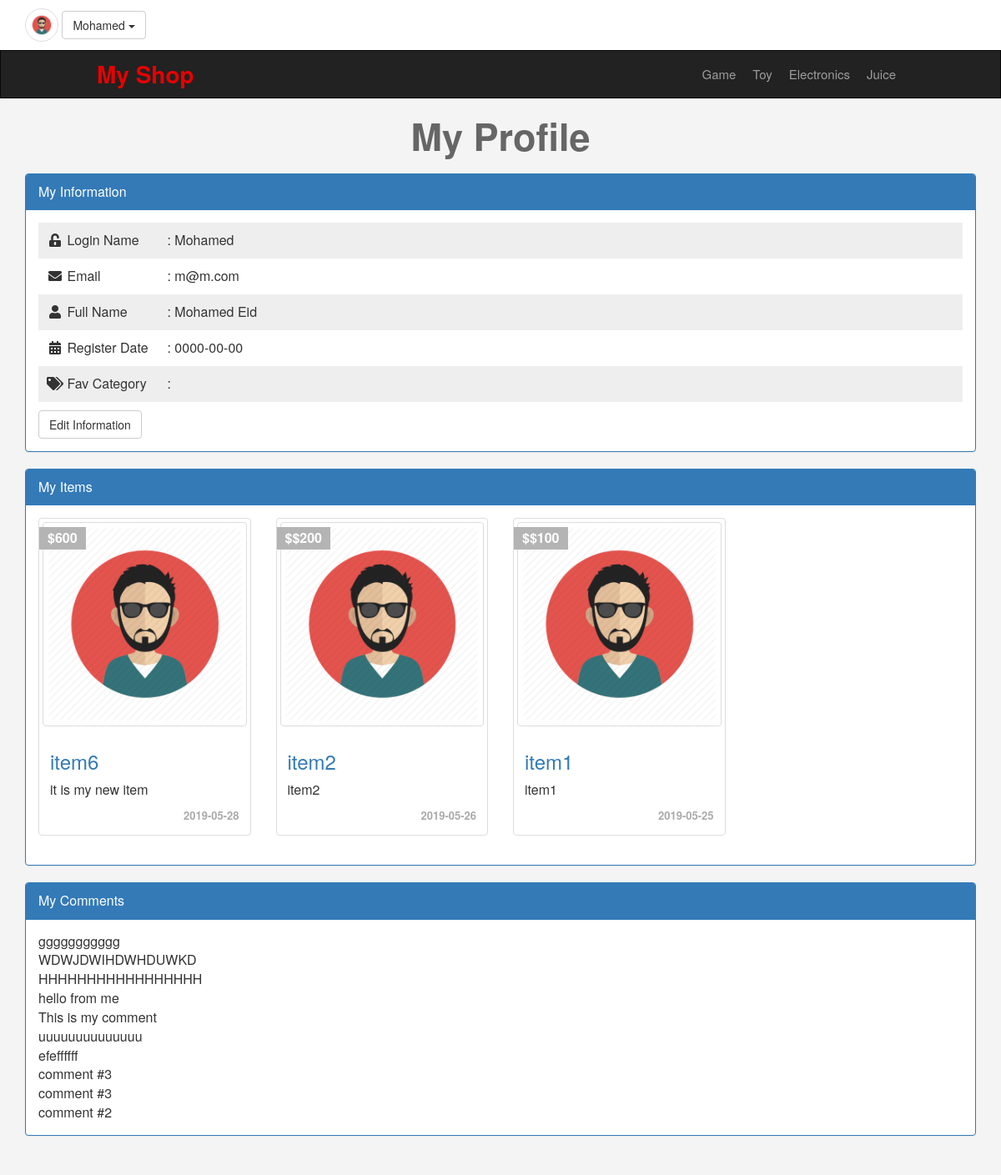
Page /profile.php (signed in) on the committed database.
### tables this page shows
CREATE TABLE `categories` (
  `id` int(11) NOT NULL,
  `name` varchar(255) NOT NULL,
  `description` text NOT NULL,
  `parent` int(11) NOT NULL,
  `ordering` int(11) NOT NULL,
  `visibility` tinyint(4) NOT NULL DEFAULT '0',
  `allowComments` tinyint(4) NOT NULL DEFAULT '0',
  `allowAds` tinyint(4) NOT NULL DEFAULT '0'
);

CREATE TABLE `users` (
  `id` int(11) NOT NULL COMMENT 'To identify user',
  `username` varchar(50) NOT NULL COMMENT 'Username to login',
  `password` varchar(255) NOT NULL COMMENT 'Password to login',
  `email` varchar(50) NOT NULL,
  `fullName` varchar(50) NOT NULL,
  `group_id` int(11) NOT NULL DEFAULT '0' COMMENT 'Define user group',
  `trustStatus` int(11) NOT NULL DEFAULT '0' COMMENT 'Selle rank',
  `regStatus` int(11) NOT NULL DEFAULT '0' COMMENT 'To approve user',
  `date` date NOT NULL
);

CREATE TABLE `items` (
  `id` int(11) NOT NULL,
  `name` varchar(255) NOT NULL,
  `description` text NOT NULL,
  `price` varchar(255) NOT NULL,
  `addDate` date NOT NULL,
  `countryMade` varchar(255) NOT NULL,
  `image` varchar(255) NOT NULL,
  `status` varchar(255) NOT NULL,
  `rating` smallint(6) NOT NULL,
  `cat_id` int(11) NOT NULL,
  `mbr_id` int(11) NOT NULL,
  `approve` tinyint(4) NOT NULL DEFAULT '0'
);

CREATE TABLE `comments` (
  `id` int(11) NOT NULL,
  `comment` text NOT NULL,
  `status` tinyint(4) NOT NULL,
  `commentDate` date NOT NULL,
  `item_id` int(11) NOT NULL,
  `user_id` int(11) NOT NULL
);

### init.php (called while the page is built, shortened)
<?php
    include "admin/connect.php";
    $sessionUser = "";
    if(isset($_SESSION['user'])) $sessionUser = $_SESSION['user'];
    $tpl = 'includes/templates/';
    $css = 'layout/css/';
    $func = 'includes/functions/';
    include $func."functions.php";
    include $tpl."_header.php";

### includes/functions/functions.php (called while the page is built, shortened)
<?php
    function getAll($field, $table, $where = null, $orderField = "id", $ordering = "DESC"){
        global $con;
        $rows = array();
        if($orderField == "") $orderField = "id";
        $query="select $field from $table $where ORDER BY $orderField $ordering";
        $res = $con->query($query);
        while($row = $res->fetch_assoc())
            $rows[] = $row;
        return $rows;
    }

### profile.php (the view, shortened to what this page needs)
<?php
include "init.php";
if(isset($_SESSION['user'])) {
    $query="select * from users where username = '$sessionUser'";
    $res = $con->query($query);
    $row = $res->fetch_assoc();
    ?>
    <h1 class="text-center">My Profile</h1>
    <div class="information block">
        <div class="container">
            <div class="panel panel-primary">
                <div class="panel-heading">My Information</div>
                <div class="panel-body">
                    <ul class="list-unstyled">
                        <li>
                            <i class="fa fa-unlock-alt fa-fw"></i>
                            <span>Login Name</span>: <?php echo $row['username'];?>
                        </li>
                        <li>
                            <i class="fa fa-envelope fa-fw"></i>
                            <span>Email</span>: <?php echo $row['email'];?>
                        </li>
                        <li>
                            <i class="fa fa-user fa-fw"></i>
                            <span>Full Name</span>: <?php echo $row['fullName'];?>
                        </li>
                        <li>
                            <i class="fa fa-calendar-alt fa-fw"></i>
                            <span>Register Date</span>: <?php echo $row['date'];?>
                            </li>
                        <li>
                            <i class="fa fa-tags fa-fw"></i>
                            <span>Fav Category</span>:
                        </li>
                    </ul>
                    <a class="btn btn-default">Edit Information</a>
                </div>
            </div>
        </div>
    </div>
    <div id="my-items" class="my--ads block">
        <div class="container">
            <div class="panel panel-primary">
                <div class="panel-heading">My Items</div>
                <div class="panel-body">
                        <?php
                        $items = getAll("*", "items", "where mbr_id = {$row['id']}");
                        if(!empty($items)){
                            echo "<div class='row'>";
                            foreach ($items as $item) { ?>
                                <div class="col-sm-6 col-md-3">
                                    <div class="thumbnail item-box">
                                        <span class="price-tag">$<?php echo $item['price']; ?></span>
                                        <img class="img-responsive img-thumbnail" src="img.png">
                                        <div class="caption">
                                            <h3><a href="items.php?id=<?php echo $item['id'];?> "> <?php echo $item['name']; ?></a></h3>
                                            <p><?php echo $item['description']; ?></p>
                                            <div class="date"><?php echo $item['addDate']; ?></div>
                                        </div>
                                    </div>
                                </div>
                                <?php
                            }
                            echo "</div>";
                        }
                        else echo "There're no Ads - <a href='newad.php'>New Ad</a>";
                        ?>
                    </div>
                </div>
            </div>
        </div>
    <div class="my-comments block">
        <div class="container">
            <div class="panel panel-primary">
                <div class="panel-heading">My Comments</div>
                <div class="panel-body">
                    <?php
                        $comments = getAll("comment", "comments", "where user_id = {$row['id']}");
                        if(!empty($comments)){
                            foreach ($comments as $comment){
                                echo $comment['comment']."<br>";
                            }
                        }
                        else echo "There're no comments";
                    ?>
                </div>
            </div>
        </div>
    </div>
    <?php
}
else{
    header("location:login.php");
}
include $tpl."_footer.php";
?>

### includes/templates/_header.php (shortened to what this page needs)
<!DOCTYPE html>
<html>
	<head>
		<link rel="stylesheet" href="<?php echo $css; ?>bootstrap.min.css">
		<link rel="stylesheet" href="<?php echo $css; ?>fontawesome.min.css">
		<link rel="stylesheet" href="<?php echo $css; ?>all.min.css">
        <link rel="stylesheet" href="<?php echo $css; ?>jquery-ui.css">
        <link rel="stylesheet" href="<?php echo $css; ?>jquery.selectBoxIt.css">
        <link rel="stylesheet" href="<?php echo $css; ?>_frontend.css">
    </head>
	<body>
        <div class="upper-bar">
            <div class="container">
                <?php if (isset($_SESSION['user'])){
                    ?>
                    <img class="my-image img-circle img-thumbnail" src="img.png">
                    <div class="btn-group my-info">
                        <span class="btn btn-default dropdown-toggle" data-toggle="dropdown">
                            <?php echo $sessionUser;?>
                            <span class="caret"></span>
                        </span>
                    </div>
                    <?php
                }
                else{ ?>
                <a href="login.php">
                    <span class="pull-right">Login | Signup</span>
                </a>
                <?php }?>
            </div>
        </div>
        <nav class="navbar navbar-inverse">
            <div class="container-fluid">
                <div class="navbar-header"><a class="navbar-brand" href="index.php">My Shop</a></div>
                <div class="collapse navbar-collapse" id="bs-example-navbar-collapse-1">
                    <ul class="nav navbar-nav navbar-right" >
<?php
                        foreach (getAll("*", "categories", "where parent = 0", "", "ASC") as $cat)
                            echo "<li><a href='categories.php?id=".$cat['id']."'>".$cat['name']."</a></li>";
?>
                    </ul>
                </div>
            </div>
        </nav>

### layout/css/_frontend.css (style rules this page uses)
body { background-color: #f4f4f4; font-size: 16px; height: 3000px; }
h1 { font-size: 45px; margin: 20px 0; font-weight: bold; color: #666; }
.navbar { padding: 3px 100px; border-radius: 0; margin-bottom: 0; }
.navbar>.container .navbar-brand, .navbar>.container-fluid .navbar-brand { color:#e80000; font-weight: bold; font-size: 28px; }
.nav li a { padding: 15px 10px; }
.navbar-nav { padding-left: 130px; font-size: 15px; }
.upper-bar { padding: 10px; background-color: #fff; }
.my-image { width: 40px; height: 40px; }
.item-box { position: relative; }
.item-box .price-tag { background-color: #b4b4b4; padding: 2px 10px; position: absolute; left: 0; top: 10px; font-weight: bold; color: #fff; }
.information { margin-top: 20px; }
.information ul { padding: 0; margin: 0; }
.information ul li { padding: 10px; }
.information ul li:nth-child(odd) { background-color: #eee; }
.information ul li span { display: inline-block; width: 120px; }
.information .btn { margin-top: 10px; }
.thumbnail .date { text-align: right; font-size: 13px; color: #aaa; font-weight: bold; }

### rows in the picture
categories: name "Game"
categories: name "Toy"
categories: name "Electronics"
categories: name "Juice"
users: username "Mohamed", email "m@m.com", fullName "Mohamed Eid", date "0000-00-00"
items: price "600", name "item6", description "it is my new item", addDate "2019-05-28"
items: price "$200", name "item2", description "item2", addDate "2019-05-26"
items: price "$100", name "item1", description "item1", addDate "2019-05-25"
comments: comment "ggggggggggg"
comments: comment "WDWJDWIHDWHDUWKD"
comments: comment "HHHHHHHHHHHHHHHHH"
comments: comment "hello from me"
comments: comment "This is my comment"
comments: comment "uuuuuuuuuuuuuu"
comments: comment "efeffffff"
comments: comment "comment #3"
comments: comment "comment #3"
comments: comment "comment #2"

### other values in the picture
$sessionUser "Mohamed"
